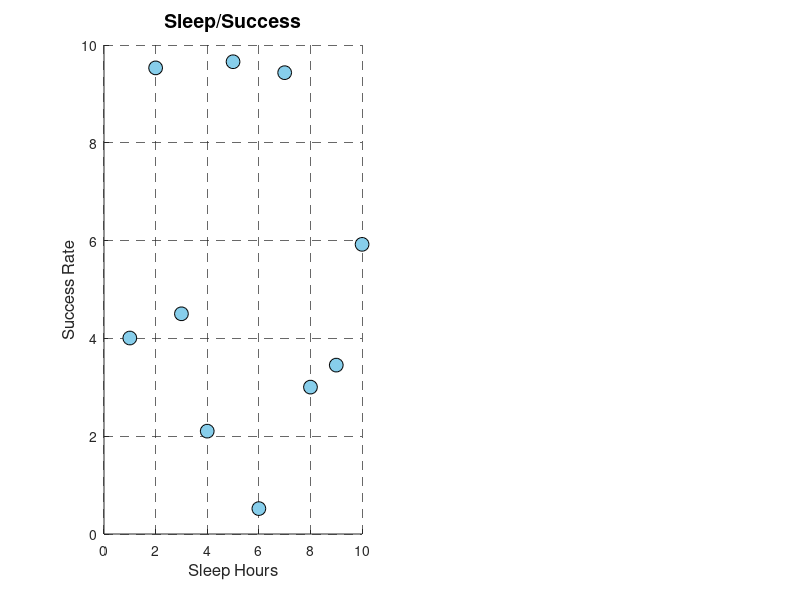

MATLAB code to generate this figure: (Note: this script raises an error after producing the figure.)


%plot(table_combined, "sleep_hours", "success_rate");

%x = table_combined ("sleep_hours");
%y = table_combined ("success_rate");

%bar_labels = {1:9};  % Labels for bar graph


% Example data for demonstration
x = 1:10;  % X-axis data for both plots
y = rand(1, 10) * 10;  % Y-axis data for scatter plot

variables = 'sleep_hours';

fig = figure;


% First subplot: Scatter plot
subplot(1, 2, 1);
scatter(x, y, 100, 'MarkerEdgeColor', 'black', 'MarkerFaceColor', [0.529, 0.808, 0.922]); 
title('Sleep/Success', 'FontSize', 14, 'FontWeight', 'bold'); 
xlabel('Sleep Hours', 'FontSize', 12);  
ylabel('Success Rate', 'FontSize', 12);  
grid on;  
set(gca, 'GridLineStyle', '--', 'GridAlpha', 0.7);  
%xlim([0, 11]); 
%ylim([0, 10]);  


%saving the figure into the workspace with the name being 'what variables
%it looks at' + "_figure"
variable_name = [variables, '_figure']; 
variable_name = string(variable_name);
assignin('base', variable_name, fig);

